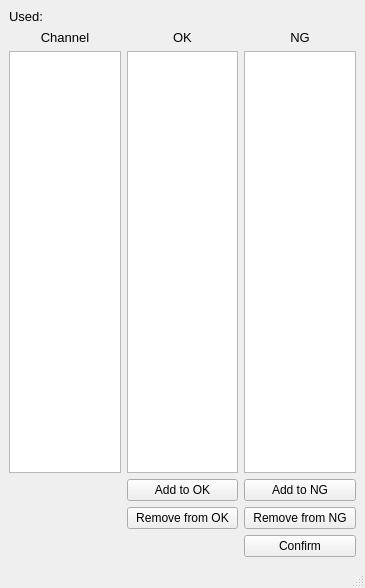
<?xml version="1.0" encoding="UTF-8"?>
<ui version="4.0">
 <class>MainWindow</class>
 <widget class="QMainWindow" name="MainWindow">
  <property name="geometry">
   <rect>
    <x>0</x>
    <y>0</y>
    <width>365</width>
    <height>588</height>
   </rect>
  </property>
  <property name="windowTitle">
   <string>MainWindow</string>
  </property>
  <widget class="QWidget" name="centralwidget">
   <layout class="QGridLayout" name="gridLayout">
    <item row="0" column="0">
     <layout class="QGridLayout" name="gridLayout_2">
      <item row="1" column="3">
       <layout class="QVBoxLayout" name="verticalLayout_3">
        <item>
         <widget class="QLabel" name="label_3">
          <property name="font">
           <font>
            <pointsize>10</pointsize>
           </font>
          </property>
          <property name="text">
           <string>NG</string>
          </property>
          <property name="alignment">
           <set>Qt::AlignCenter</set>
          </property>
         </widget>
        </item>
        <item>
         <widget class="QListWidget" name="NGList">
          <property name="font">
           <font>
            <pointsize>10</pointsize>
           </font>
          </property>
         </widget>
        </item>
       </layout>
      </item>
      <item row="1" column="1">
       <layout class="QVBoxLayout" name="verticalLayout">
        <item>
         <widget class="QLabel" name="label">
          <property name="font">
           <font>
            <pointsize>10</pointsize>
           </font>
          </property>
          <property name="text">
           <string>Channel</string>
          </property>
          <property name="alignment">
           <set>Qt::AlignCenter</set>
          </property>
         </widget>
        </item>
        <item>
         <widget class="QListWidget" name="ChannelList">
          <property name="font">
           <font>
            <pointsize>10</pointsize>
           </font>
          </property>
         </widget>
        </item>
       </layout>
      </item>
      <item row="2" column="3">
       <widget class="QPushButton" name="AddtoNG">
        <property name="text">
         <string>Add to NG</string>
        </property>
       </widget>
      </item>
      <item row="5" column="3">
       <widget class="QPushButton" name="Confirm">
        <property name="text">
         <string>Confirm</string>
        </property>
       </widget>
      </item>
      <item row="1" column="2">
       <layout class="QVBoxLayout" name="verticalLayout_2">
        <item>
         <widget class="QLabel" name="label_2">
          <property name="font">
           <font>
            <pointsize>10</pointsize>
           </font>
          </property>
          <property name="text">
           <string>OK</string>
          </property>
          <property name="alignment">
           <set>Qt::AlignCenter</set>
          </property>
         </widget>
        </item>
        <item>
         <widget class="QListWidget" name="OKList">
          <property name="font">
           <font>
            <pointsize>10</pointsize>
           </font>
          </property>
         </widget>
        </item>
       </layout>
      </item>
      <item row="3" column="2">
       <widget class="QPushButton" name="RemovefromOK">
        <property name="text">
         <string>Remove from OK</string>
        </property>
       </widget>
      </item>
      <item row="3" column="3">
       <widget class="QPushButton" name="RemovefromNG">
        <property name="text">
         <string>Remove from NG</string>
        </property>
       </widget>
      </item>
      <item row="2" column="2">
       <widget class="QPushButton" name="AddtoOK">
        <property name="text">
         <string>Add to OK</string>
        </property>
       </widget>
      </item>
      <item row="0" column="1" colspan="2">
       <layout class="QHBoxLayout" name="horizontalLayout">
        <item>
         <widget class="QLabel" name="label_4">
          <property name="sizePolicy">
           <sizepolicy hsizetype="Maximum" vsizetype="Preferred">
            <horstretch>0</horstretch>
            <verstretch>0</verstretch>
           </sizepolicy>
          </property>
          <property name="font">
           <font>
            <pointsize>10</pointsize>
           </font>
          </property>
          <property name="text">
           <string>Used:</string>
          </property>
         </widget>
        </item>
        <item>
         <widget class="QLabel" name="Currentmodule">
          <property name="sizePolicy">
           <sizepolicy hsizetype="Preferred" vsizetype="Preferred">
            <horstretch>0</horstretch>
            <verstretch>0</verstretch>
           </sizepolicy>
          </property>
          <property name="font">
           <font>
            <pointsize>10</pointsize>
           </font>
          </property>
          <property name="text">
           <string/>
          </property>
         </widget>
        </item>
       </layout>
      </item>
     </layout>
    </item>
   </layout>
  </widget>
  <widget class="QMenuBar" name="menubar">
   <property name="geometry">
    <rect>
     <x>0</x>
     <y>0</y>
     <width>365</width>
     <height>21</height>
    </rect>
   </property>
  </widget>
  <widget class="QStatusBar" name="statusbar"/>
 </widget>
 <resources/>
 <connections/>
</ui>
